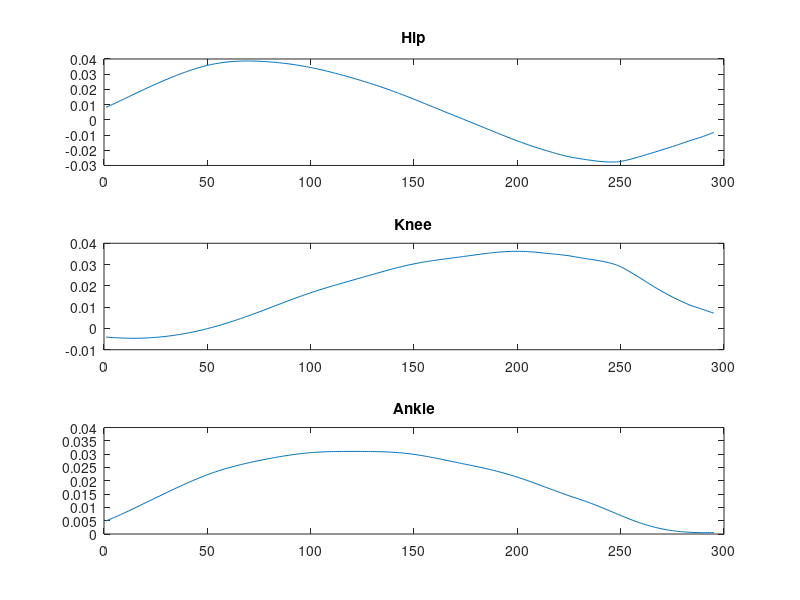
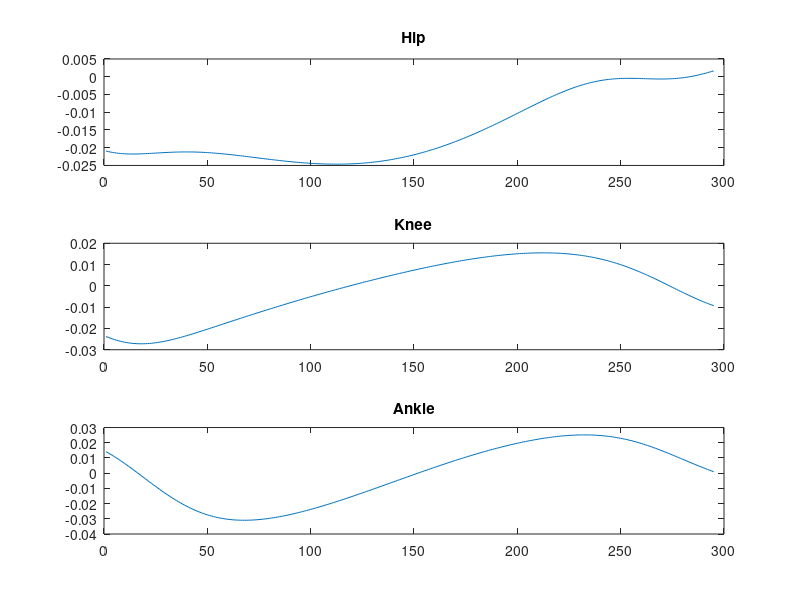

Here is the MATLAB script that generated these plots, in order: (Note: this script raises an error after producing the figures.)
clear all
clc

load('Stance.mat');
load('Swing_Alex.mat');
% load('Swing_N1.mat')
% load('Swing_P2.mat')
% load('Newest.mat')

current_size = size(TorqueStance,1);
% num_of_samples = 50; %number of data points we wish to have per step

% TorqueSwing = interp1(linspace(0,1,num_of_samples),SwingTorque,linspace(0,1,current_size));
% TorqueSwing = interp1(linspace(0,1,num_of_samples),SwingTorqueN1,linspace(0,1,current_size));
% AnkleSwing = interp1(linspace(0,1,num_of_samples),SwingTorqueP2,linspace(0,1,current_size));
% TorqueSwing(:,2) = -TorqueSwing(:,2);
% TorqueSwing(:,3) = AnkleSwing(:,3);

T = {'Hip','Knee','Ankle'};

figure(1)
for i = 1:3
    subplot(3,1,i)
    plot(-TorqueStance(:,i))
    title(T{i})
end
set(gcf,'Position',[200 100 600 600])
% suptitle('Stance Torque from Emanuel')

figure(2)
for i = 1:3
    subplot(3,1,i)
    plot(TorqueSwing(:,i))
    title(T{i})
end
set(gcf,'Position',[200 100 600 600])

%% Smooth out data
TorqueALL = [TorqueSwing;-TorqueStance;TorqueSwing;-TorqueStance];

%number of blocks to average around
avgblocks = 3;
%converted to coefficients for the filtfilt function
coeffblocks = ones(1,avgblocks)/avgblocks;

%Smooth the dynamic data just like the kinematic data
for j=1:3
    for i=1:50
        TorqueALL(:,j) = filtfilt(coeffblocks,1,TorqueALL(:,j));
    end
end

TorqueALL =interp1(linspace(0,1,4*current_size),TorqueALL,linspace(0,1,4*num_of_samples));
Torque = TorqueALL(51:150,:);

figure(3)
for i = 1:3
    subplot(3,1,i)
    plot(Torque(:,i))
    title(T{i})
end